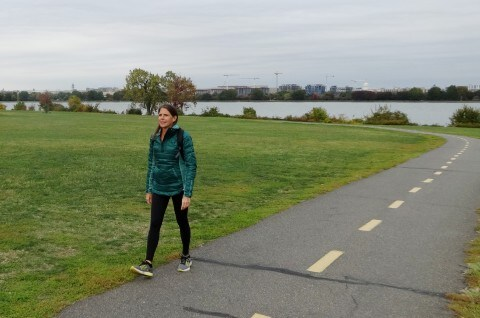
#> input picture images/sample.jpg, 480 x 318 px
$ python Harris_con_det_scale_adapted.py
#> lines starting #> are read from the running program, lines starting #| are printed output that depends on the picture
from matplotlib import pyplot as plt

from skimage import data
from skimage.feature import corner_harris, corner_subpix, corner_peaks
from skimage.transform import warp, AffineTransform
from skimage.draw import ellipse
from skimage.color import rgb2gray
from skimage import io

#natural image
image = io.imread("images/sample.jpg")
#> image is the input picture: shape (318, 480, 3); mean R, G, B 133.8, 140.1, 118.2
image = rgb2gray(image)
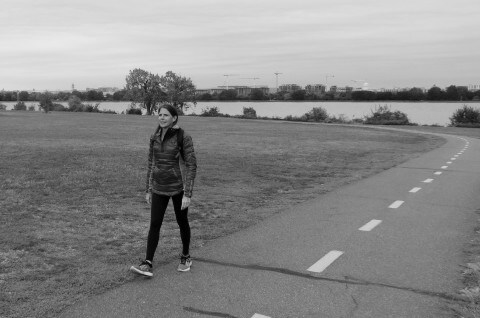
#> image: shape (318, 480) float64; min 0, max 0.92, mean 0.538
tform = AffineTransform(scale=(1.0, 0.5))
image = warp(image, tform.inverse)
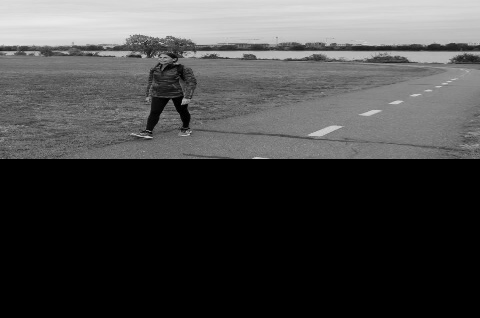
#> image: shape (318, 480) float64; min 0, max 0.92, mean 0.269

# [9 lines of commented-out code are left out]


coords = corner_peaks(corner_harris(image), min_distance=5, threshold_rel=0.02)
#> coords = 35 pairs, first value 35 to 136, second value 14 to 465
coords_subpix = corner_subpix(image, coords, window_size=13)
#> coords_subpix = 35 rows, first 8: [102.4, 184.6], [nan, nan], [54.22, 180.7], [97.45, 170.5], [52.46, 196], [nan, nan], [nan, nan], [57.52, 257.2]

fig, ax = plt.subplots()
ax.imshow(image, cmap=plt.cm.gray)
ax.plot(coords[:, 1], coords[:, 0], color='green', marker='o',
        linestyle='None', markersize=6)
ax.plot(coords_subpix[:, 1], coords_subpix[:, 0], '+r', markersize=15)
ax.axis((0, 480, 310, 0))
plt.show()
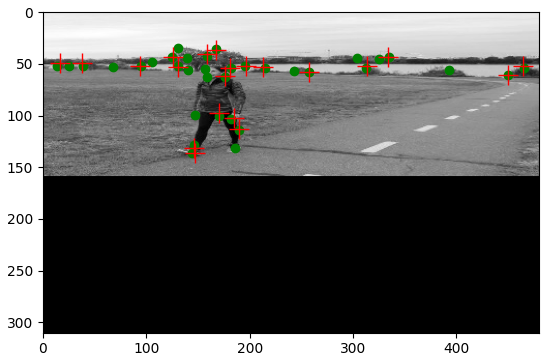
#> figure drawn by matplotlib, 1 panel

$ run again, with images/Leuven1B.jpg copied over images/sample.jpg
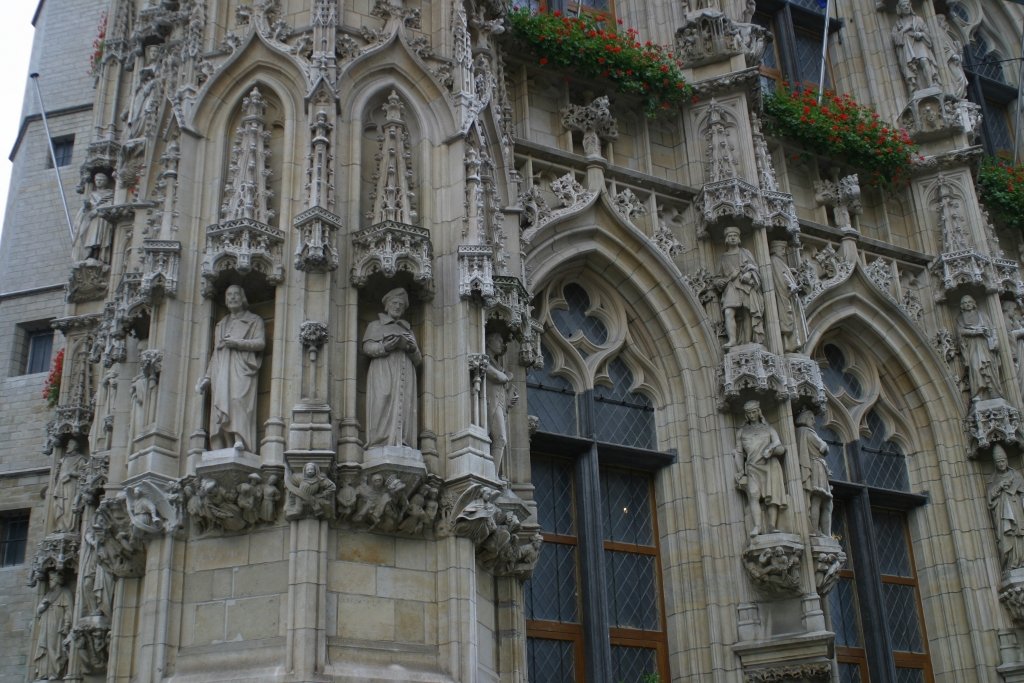
#> input picture images/Leuven1B.jpg, 1024 x 683 px
#> image is the input picture: shape (683, 1024, 3); mean R, G, B 90.9, 92.4, 89.1
#> `image = warp(image, tform.inverse)`:
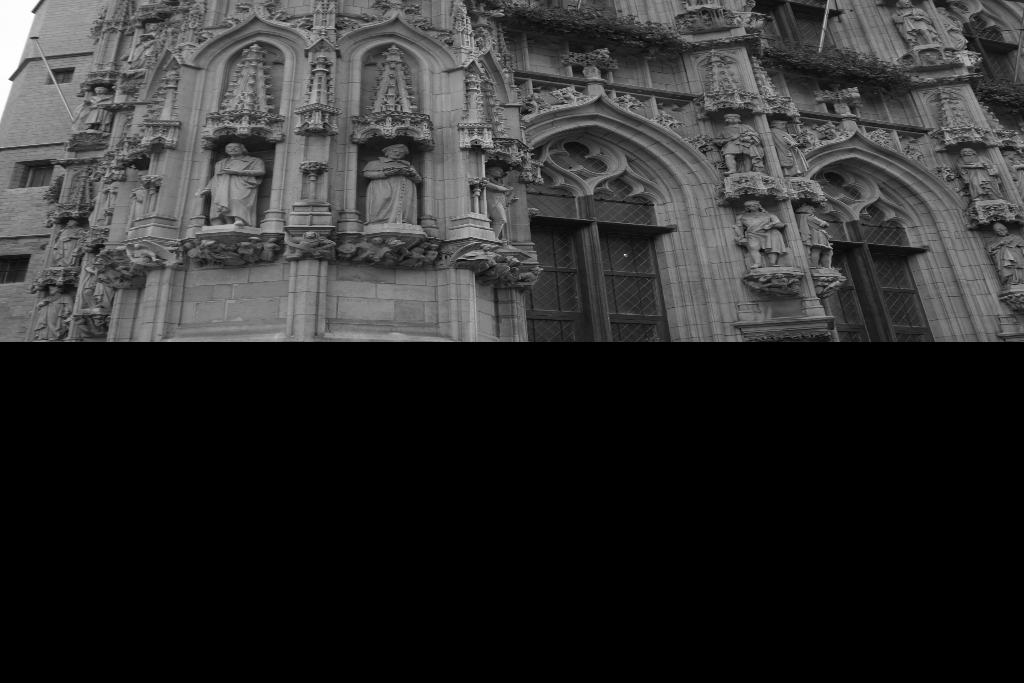
#> image: shape (683, 1024) float64; min 0, max 1, mean 0.18
#> coords = 90 pairs, first value 9 to 269, second value 9 to 1014
#> coords_subpix = 90 rows, first 8: [79.35, 8.81], [12.01, 31.43], [254.8, 624.6], [40.94, 967.1], [nan, nan], [58.96, 473.7], [139.2, 491.7], [37.22, 27.64]
#> `plt.show()`:
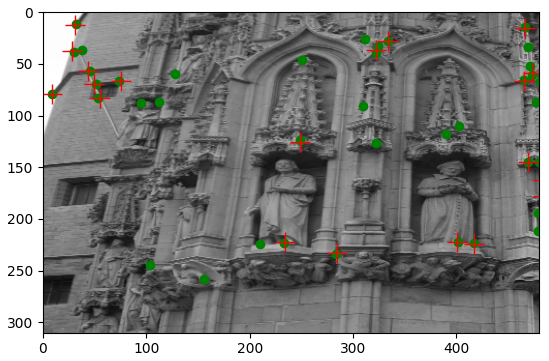
#> figure drawn by matplotlib, 1 panel
